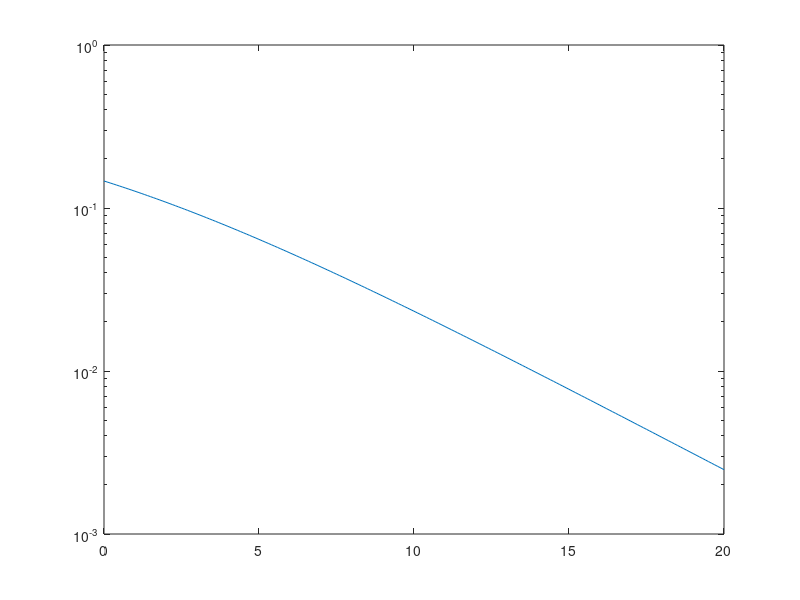

Recreate this plot in MATLAB.
M = 4;
b = log2(M);
SNR_db = [0:0.1:20];
Eb_N0 = 10.^(SNR_db./10);
BER = 1/2.*(1-sqrt(Eb_N0./(Eb_N0+1)));
semilogy(SNR_db, BER);


